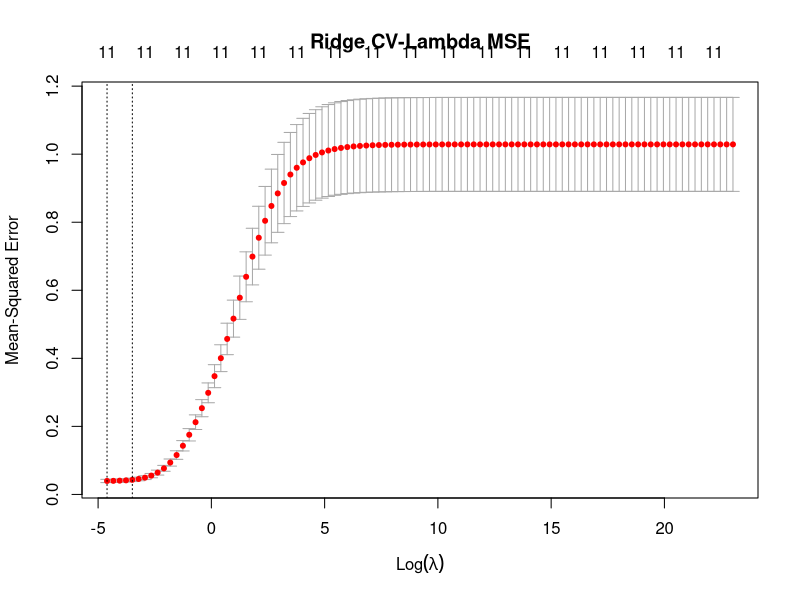

Here is the R script that generated this plot:
#' @Title Ridge Model
#' @param data taken after eda-script is run
#' @return data/ridge-models.RData
#'
# Script to run the RIDGE Regression.

library(glmnet)

# load data, separate into training and test sets 
# note that the data was randomized in pre-modeling-script.R
data = as.matrix(read.csv("data/scaled-credit.csv", row.names = 1))
x.train = as.matrix(read.csv("data/xtrain.csv", row.names = 1))
y.train = as.matrix(read.csv("data/ytrain.csv", row.names = 1))
x.test = as.matrix(read.csv("data/xtest.csv", row.names = 1))
y.test = as.matrix(read.csv("data/ytest.csv", row.names = 1))

# cross validate ridge model
set.seed(1)
grid = 10^seq(10, -2, length = 100)
ridgeCV = cv.glmnet(x.test, y.test, alpha = 0, intercept = F, standardize = F,
                    lambda = grid)


# select best model
bestRidgeLambda = ridgeCV$lambda.min

# plot errors in terms of lambda
png("images/ridgeCV-plot.png")
plot(ridgeCV, main = "Ridge CV-Lambda MSE")
dev.off()

# Use CV'ed lambda value on the test sets to get cvRidgeMSE (test MSE)
y.pred = predict(ridgeCV, x.test, s = bestRidgeLambda)
squaredError = (y.test - y.pred)^2
cvRidgeMSE = sum(squaredError)/length(squaredError)

# Re-fit on FULL DATA using bestRidgeLambda
ridgeModel = glmnet(data[,1:(ncol(data) - 1)], data[,ncol(data)], standardize = F,
                      intercept = F, alpha = 0, lambda = bestRidgeLambda)

# save CV output, optimal lambda, and the full model
save(ridgeModel, ridgeCV, bestRidgeLambda, cvRidgeMSE, file = "data/ridge-models.RData")
